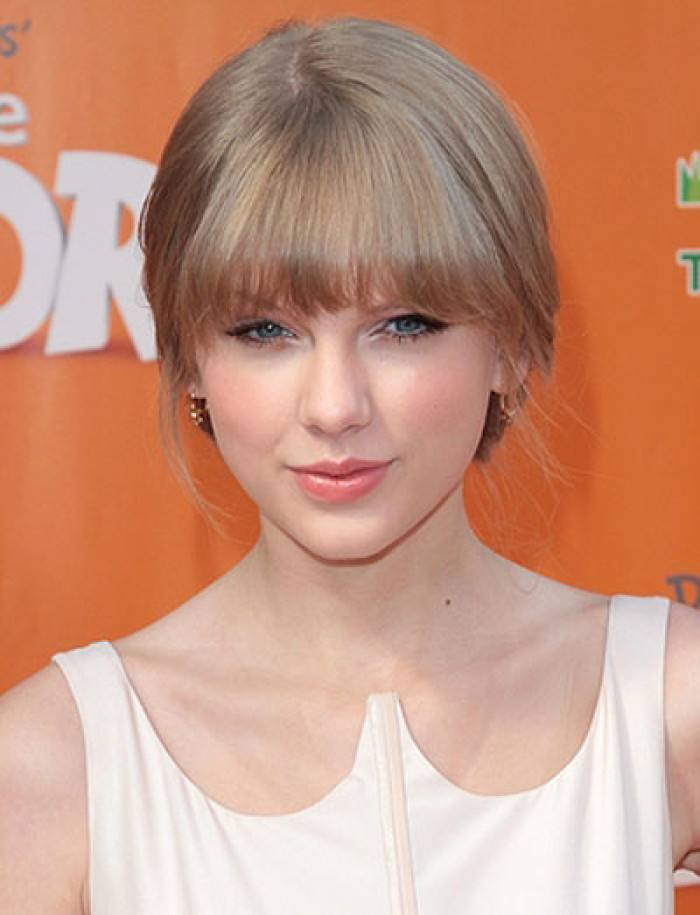
//> input picture aimldl/opencv-face/src/main/resources/image/meimei/0.jpg, 700 x 915 px, given in place of yang.png, which was not available
$ ./TestOPT   (built with g++ and OpenCV 4)
//> lines starting //> are read from the running program, lines starting //| are printed output that depends on the picture; pictures that were not available may be replaced by others from this repository, and a replacement may not be noted
#include <iostream>

#include "opencv2/opencv.hpp"

int main() {
    // auto image { cv::imread("D:/tmp/xxx.jpg") };
    auto image { cv::imread("D:/tmp/yang.png") };
//> image is the input picture: 915 rows x 700 cols, CV_8UC3; mean B, G, R 128.1, 150.6, 201.3
    double min, max;
    cv::Point minIndex, maxIndex;
    // image = image.reshape(1, 0);
    auto flat = image.reshape(1, image.rows * 3);
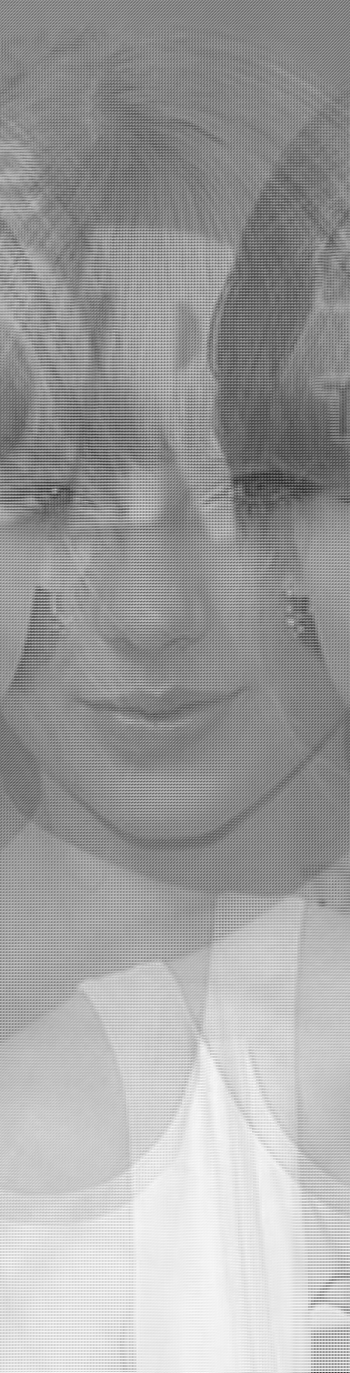
//> flat: 2745 rows x 700 cols, CV_8UC1 (shown at 1/2 size); min 0, max 255, mean 160
    cv::minMaxLoc(flat, &min, &max, &minIndex, &maxIndex);
//> min = 0; max = 255; minIndex = Point(620, 973); maxIndex = Point(286, 1087)
    std::cout << min << " = " << max << " = " << minIndex << " = " << maxIndex << '\n';
//| 0 = 255 = [620, 973] = [286, 1087]
    auto mean = cv::mean(image);
//> mean = Scalar(128.1, 150.6, 201.3)
    std::cout << mean << '\n';
//| [128.089, 150.635, 201.305, 0]
    cv::Mat avg, std;
    cv::meanStdDev(image, avg, std);
//> avg = [128.1, 150.6, 201.3]; std = [64.02, 50.93, 36.4]
    std::cout << avg << '\n';
//| [128.0885558157689;
//|  150.6348868071819;
//|  201.3047853239657]
    std::cout << std << '\n';
//| [64.02103536911305;
//|  50.93282694858686;
//|  36.39894441197407]
    auto image_1 = cv::imread("D://tmp/1.jpg");
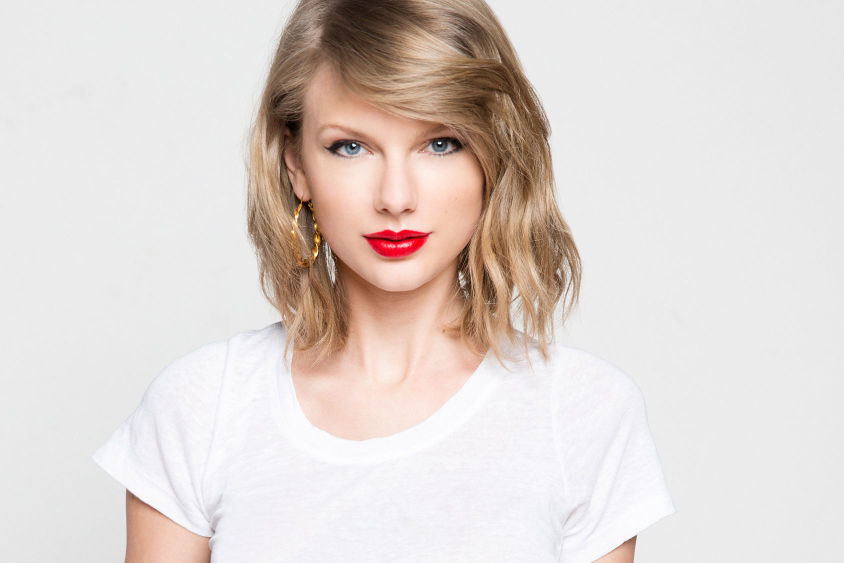
//> input picture aimldl/opencv-face/src/main/resources/image/meimei/1.jpg, 1688 x 1125 px (shown at 1/2 size)
//> image_1 is the input picture: 1125 rows x 1688 cols, CV_8UC3; mean B, G, R 209.9, 214.3, 223.5
    auto image_3 = cv::imread("D://tmp/3.jpg");
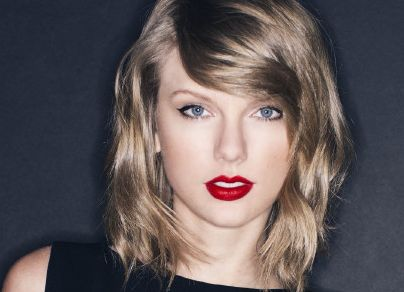
//> input picture aimldl/opencv-face/src/main/resources/image/meimei/3.jpg, 404 x 292 px
//> image_3 is the input picture: 292 rows x 404 cols, CV_8UC3; mean B, G, R 89, 87.7, 96.9
    cv::Mat mix;
    // cv::max(image_1, image_3, mix);
    // cv::min(image_1, image_3, mix);
//> (the run ends here: the program stops with an error, at `cv::bitwise_or(image_1, image_3, mix);`)
